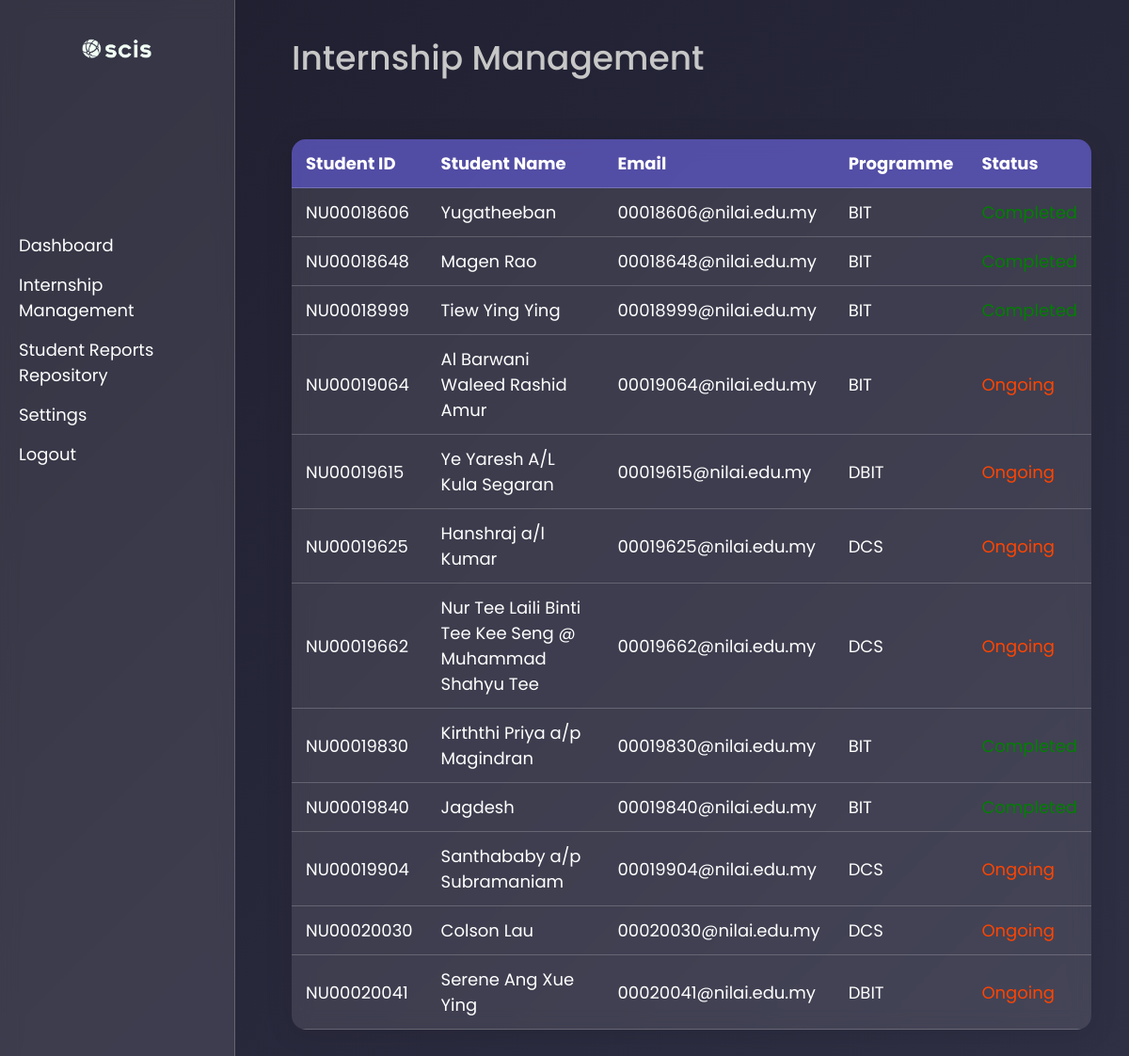
Page /itrnmgmt.php on the committed database.
### tables this page shows
CREATE TABLE `Student` (
  `StudentID` varchar(20) NOT NULL,
  `StudentName` varchar(100) NOT NULL,
  `StudentEmail` varchar(100) NOT NULL,
  `StudentProgramme` varchar(100) NOT NULL,
  `Status` varchar(255) NOT NULL
);

### itrnmgmt.php (the view, shortened to what this page needs)
<!DOCTYPE html>
<html lang="en">
<head>
    <link href="https://cdn.jsdelivr.net/npm/bootstrap@5.3.0-alpha1/dist/css/bootstrap.min.css" rel="stylesheet">
    <link rel="stylesheet" href="css/dashboard.css">
</head>
<body>
    <div class="dashboard-container">
        <nav class="sidebar">
            <div class="sidebar-header">
                <img src="Assets/Images/Logo SCIS.png" alt="SCIS Logo" class="logo">
            </div>
            <ul class="sidebar-menu">
                <li><a href="#">Dashboard</a></li>
                <li><a href="itrnmgmt.php">Internship Management</a></li>
                <li><a href="#">Student Reports Repository</a></li>
                <li><a href="#">Settings</a></li>
                <li><a href="process/logout.php">Logout</a></li>
            </ul>
        </nav>
        <div class="main-content">
            <h1 class="main-title">Internship Management</h1>
            <div class="container-fluid">
  <div class="row">
  <?php
require "process/dbconfig.php";
$sql = "SELECT * FROM Student";
$result = $conn->query($sql);
if ($result->num_rows > 0) {
    echo "<table class='glass-table'>";
    echo "<thead>";
    echo "<tr>";
    echo "<th>Student ID</th>";
    echo "<th>Student Name</th>";
    echo "<th>Email</th>";
    echo "<th>Programme</th>";
    echo "<th>Status</th>";
    echo "</tr>";
    echo "</thead>";
    echo "<tbody>";
    while ($row = $result->fetch_assoc()) {
        echo "<tr>";
        echo "<td>" . $row['StudentID'] . "</td>";
        echo "<td>" . $row['StudentName'] . "</td>";
        echo "<td>" . $row['StudentEmail'] . "</td>";
        echo "<td>" . $row['StudentProgramme'] . "</td>";
        if ($row['Status'] == "Completed"){
            echo "<td class='completedLabel'>" . $row['Status'] . "</td>";
        }
        else {
            echo "<td class='ongoingLabel'>" . $row['Status'] . "</td>";
        }
        echo "</tr>";
    }
    echo "</tbody>";
    echo "</table>";
} else {
    echo "No results found";
}
?>
        </div>
    </div>
</body>
</html>

### css/dashboard.css (style rules this page uses)
body { background: linear-gradient(135deg, #1e1e2f, #303045); font-family: 'Poppins', sans-serif; margin: 0; display: flex; flex-direction: row; height: 100vh; overflow: hidden; }
.sidebar { background: rgba(255, 255, 255, 0.1); width: 250px; height: 100vh; padding: 20px; display: flex; flex-direction: column; justify-content: space-between; backdrop-filter: blur(10px); -webkit-backdrop-filter: blur(10px); border-right: 1px solid rgba(255, 255, 255, 0.2); position: fixed; top: 0; left: 0; }
.sidebar-header { text-align: center; margin-bottom: 20px; }
.sidebar .logo { max-width: 100px; margin-bottom: 10px; }
.sidebar-menu { list-style-type: none; padding: 0; position:absolute; top: 20vh; width: 200px; }
.sidebar-menu li { margin: 15px 0; }
.sidebar-menu a { color: #fff; text-decoration: none; font-size: 18px; transition: color 0.3s ease; width: 100%; }
.main-content { margin-left: 270px; padding: 40px; flex-grow: 1; height: 100vh; overflow-y: auto; }
.main-title { font-size: 36px; margin-bottom: 40px; color: #c7c7c7; }

### itrnmgmt.php (style rules this page uses)
.ongoingLabel { color: orangered; }
.completedLabel { color: green; }
.glass-table { width: 100%; border-collapse: collapse; margin: 25px 0; font-size: 18px; text-align: left; background: rgba(255, 255, 255, 0.1); backdrop-filter: blur(10px); -webkit-backdrop-filter: blur(10px); border-radius: 15px; overflow: hidden; box-shadow: 0 4px 30px rgba(0, 0, 0, 0.1); color: #fff; }
.glass-table thead { background-color: rgba(108, 99, 255, 0.5); font-weight: bold; }
.glass-table th, .glass-table td { padding: 12px 15px; border-bottom: 1px solid rgba(255, 255, 255, 0.2); }

### rows in the picture
student: StudentID "NU00018606", StudentName "Yugatheeban", StudentEmail "00018606@nilai.edu.my", StudentProgramme "BIT"
student: StudentID "NU00018648", StudentName "Magen Rao", StudentEmail "00018648@nilai.edu.my", StudentProgramme "BIT"
student: StudentID "NU00018999", StudentName "Tiew Ying Ying", StudentEmail "00018999@nilai.edu.my", StudentProgramme "BIT"
student: StudentID "NU00019064", StudentName "Al Barwani Waleed Rashid Amur", StudentEmail "00019064@nilai.edu.my", StudentProgramme "BIT", Status "Ongoing"
student: StudentID "NU00019615", StudentName "Ye Yaresh A/L Kula Segaran", StudentEmail "00019615@nilai.edu.my", StudentProgramme "DBIT", Status "Ongoing"
student: StudentID "NU00019625", StudentName "Hanshraj a/l Kumar", StudentEmail "00019625@nilai.edu.my", StudentProgramme "DCS", Status "Ongoing"
student: StudentID "NU00019662", StudentName "Nur Tee Laili Binti Tee Kee Seng @ Muhammad Shahyu Tee", StudentEmail "00019662@nilai.edu.my", StudentProgramme "DCS", Status "Ongoing"
student: StudentID "NU00019830", StudentName "Kirththi Priya a/p Magindran", StudentEmail "00019830@nilai.edu.my", StudentProgramme "BIT"
student: StudentID "NU00019840", StudentName "Jagdesh", StudentEmail "00019840@nilai.edu.my", StudentProgramme "BIT"
student: StudentID "NU00019904", StudentName "Santhababy a/p Subramaniam", StudentEmail "00019904@nilai.edu.my", StudentProgramme "DCS", Status "Ongoing"
student: StudentID "NU00020030", StudentName "Colson Lau", StudentEmail "00020030@nilai.edu.my", StudentProgramme "DCS", Status "Ongoing"
student: StudentID "NU00020041", StudentName "Serene Ang Xue Ying", StudentEmail "00020041@nilai.edu.my", StudentProgramme "DBIT", Status "Ongoing"
